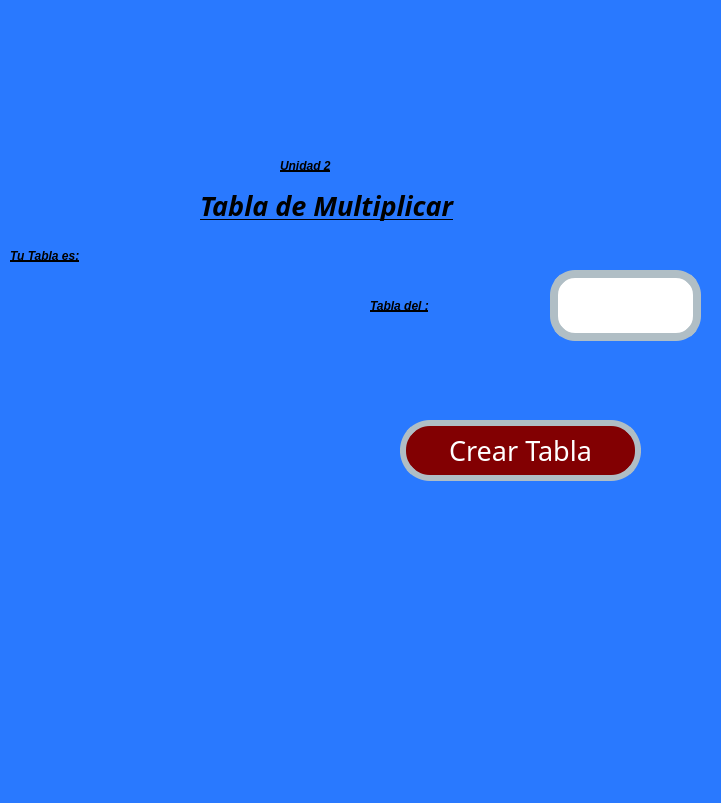
<?xml version="1.0" encoding="UTF-8"?>
<ui version="4.0">
 <class>MainWindow</class>
 <widget class="QMainWindow" name="MainWindow">
  <property name="geometry">
   <rect>
    <x>0</x>
    <y>0</y>
    <width>721</width>
    <height>803</height>
   </rect>
  </property>
  <property name="font">
   <font>
    <pointsize>1</pointsize>
   </font>
  </property>
  <property name="windowTitle">
   <string>MainWindow</string>
  </property>
  <property name="styleSheet">
   <string notr="true">background-color: #2979FF</string>
  </property>
  <widget class="QWidget" name="centralwidget">
   <widget class="QLabel" name="lbl_titulo">
    <property name="geometry">
     <rect>
      <x>200</x>
      <y>190</y>
      <width>401</width>
      <height>31</height>
     </rect>
    </property>
    <property name="font">
     <font>
      <family>Forte</family>
      <pointsize>20</pointsize>
      <weight>75</weight>
      <italic>true</italic>
      <bold>true</bold>
      <underline>true</underline>
     </font>
    </property>
    <property name="styleSheet">
     <string notr="true">text-decoration: underline;
font: 20pt &quot;Forte&quot;;
color:rgb(0, 0, 0);
border-radius: 10px;
font-weight: bold;
font-style: italic;</string>
    </property>
    <property name="text">
     <string>Tabla de Multiplicar</string>
    </property>
   </widget>
   <widget class="QLabel" name="lbl_numTabla">
    <property name="geometry">
     <rect>
      <x>370</x>
      <y>290</y>
      <width>181</width>
      <height>31</height>
     </rect>
    </property>
    <property name="styleSheet">
     <string notr="true">text-decoration: underline;
font: 20pt &quot;Forte&quot;;
color:rgb(0, 0, 0);
border-radius: 10px;
font-weight: bold;
font-style: italic;</string>
    </property>
    <property name="text">
     <string>Tabla del :</string>
    </property>
   </widget>
   <widget class="QLabel" name="lbl_Unidad2">
    <property name="geometry">
     <rect>
      <x>280</x>
      <y>150</y>
      <width>161</width>
      <height>31</height>
     </rect>
    </property>
    <property name="styleSheet">
     <string notr="true">text-decoration: underline;
font: 20pt &quot;Forte&quot;;
color:rgb(0, 0, 0);
border-radius: 10px;
font-weight: bold;
font-style: italic;</string>
    </property>
    <property name="text">
     <string>Unidad 2</string>
    </property>
   </widget>
   <widget class="QLabel" name="lbl_imagenGatos">
    <property name="geometry">
     <rect>
      <x>410</x>
      <y>600</y>
      <width>311</width>
      <height>171</height>
     </rect>
    </property>
    <property name="styleSheet">
     <string notr="true"/>
    </property>
    <property name="text">
     <string/>
    </property>
    <property name="pixmap">
     <pixmap resource="../../Archivos/Recursos.qrc">:/Images/Gatos.png</pixmap>
    </property>
    <property name="scaledContents">
     <bool>true</bool>
    </property>
   </widget>
   <widget class="QLabel" name="lbl_numTabla_2">
    <property name="geometry">
     <rect>
      <x>10</x>
      <y>240</y>
      <width>181</width>
      <height>31</height>
     </rect>
    </property>
    <property name="styleSheet">
     <string notr="true">text-decoration: underline;
font: 20pt &quot;Forte&quot;;
color:rgb(0, 0, 0);
border-radius: 10px;
font-weight: bold;
font-style: italic;</string>
    </property>
    <property name="text">
     <string>Tu Tabla es:</string>
    </property>
   </widget>
   <widget class="QLabel" name="lbl_Tabla">
    <property name="geometry">
     <rect>
      <x>20</x>
      <y>280</y>
      <width>311</width>
      <height>431</height>
     </rect>
    </property>
    <property name="styleSheet">
     <string notr="true">text-decoration: underline;
font: 20pt &quot;Forte&quot;;
color:rgb(0, 0, 0);
border-radius: 10px;
font-weight: bold;
font-style: italic;</string>
    </property>
    <property name="text">
     <string/>
    </property>
   </widget>
   <widget class="QLabel" name="lbl_imagenUat">
    <property name="geometry">
     <rect>
      <x>0</x>
      <y>0</y>
      <width>331</width>
      <height>121</height>
     </rect>
    </property>
    <property name="styleSheet">
     <string notr="true"/>
    </property>
    <property name="text">
     <string/>
    </property>
    <property name="pixmap">
     <pixmap resource="../../Archivos/Recursos.qrc">:/Logos/log_uat_nuevo.png</pixmap>
    </property>
    <property name="scaledContents">
     <bool>true</bool>
    </property>
   </widget>
   <widget class="QLineEdit" name="txt_Valor">
    <property name="geometry">
     <rect>
      <x>550</x>
      <y>270</y>
      <width>151</width>
      <height>71</height>
     </rect>
    </property>
    <property name="contextMenuPolicy">
     <enum>Qt::PreventContextMenu</enum>
    </property>
    <property name="whatsThis">
     <string/>
    </property>
    <property name="styleSheet">
     <string notr="true">background-color:rgb(255, 255, 255);
color:rgb(0, 0, 0);
border-radius:25px;
border:8px solid #B0BEC5;
font: 75 16pt &quot;MS Shell Dlg 2&quot;;
</string>
    </property>
    <property name="text">
     <string/>
    </property>
    <property name="maxLength">
     <number>32774</number>
    </property>
    <property name="cursorPosition">
     <number>0</number>
    </property>
    <property name="dragEnabled">
     <bool>false</bool>
    </property>
    <property name="readOnly">
     <bool>false</bool>
    </property>
    <property name="clearButtonEnabled">
     <bool>false</bool>
    </property>
   </widget>
   <widget class="QLabel" name="lbl_imagenFi">
    <property name="geometry">
     <rect>
      <x>510</x>
      <y>0</y>
      <width>211</width>
      <height>141</height>
     </rect>
    </property>
    <property name="styleSheet">
     <string notr="true"/>
    </property>
    <property name="text">
     <string/>
    </property>
    <property name="pixmap">
     <pixmap resource="../../Archivos/Recursos.qrc">:/Logos/FIT_logo_vertical.png</pixmap>
    </property>
    <property name="scaledContents">
     <bool>true</bool>
    </property>
   </widget>
   <widget class="QPushButton" name="btn_CT">
    <property name="geometry">
     <rect>
      <x>400</x>
      <y>420</y>
      <width>241</width>
      <height>61</height>
     </rect>
    </property>
    <property name="font">
     <font>
      <family>Forte</family>
      <pointsize>20</pointsize>
      <weight>50</weight>
      <italic>false</italic>
      <bold>false</bold>
     </font>
    </property>
    <property name="styleSheet">
     <string notr="true">font: 20pt &quot;Forte&quot;;
background-color: rgb(130, 0, 2);
color: rgb(255, 255, 255);
border-radius:30px;
border:6px solid #B0BEC5;</string>
    </property>
    <property name="text">
     <string>Crear Tabla</string>
    </property>
   </widget>
  </widget>
  <widget class="QMenuBar" name="menubar">
   <property name="geometry">
    <rect>
     <x>0</x>
     <y>0</y>
     <width>721</width>
     <height>26</height>
    </rect>
   </property>
  </widget>
  <widget class="QStatusBar" name="statusbar"/>
 </widget>
 <resources>
  <include location="../../Archivos/Recursos.qrc"/>
  <include location="../Recursos.qrc"/>
 </resources>
 <connections/>
</ui>
